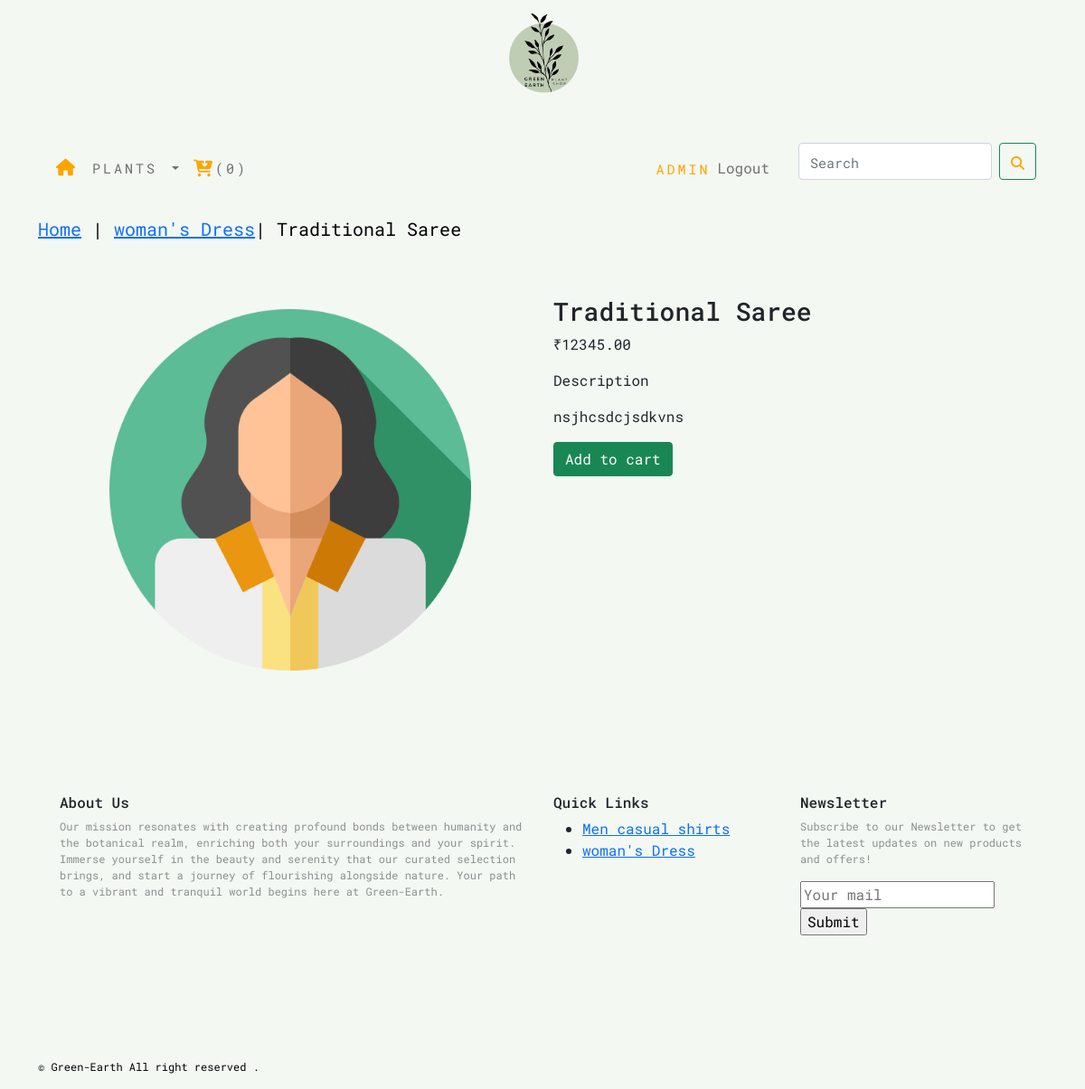
Page /shop/womans-dress/traditional-saree/ (signed in) on the committed database.
### shop/models.py (models this page shows, shortened)
class Products(models.Model):
    name=models.CharField(max_length=250,unique=True)
    slug=models.SlugField(max_length=250,unique=True)
    description=models.TextField(blank=True)
    price=models.DecimalField(max_digits=10,decimal_places=2)
    category=models.ForeignKey(Category,on_delete=models.CASCADE)
    image=models.ImageField(upload_to='product',blank=True)
    stock=models.IntegerField()
    available=models.BooleanField(default=True)
    created=models.DateTimeField(auto_now_add=True)
    updated=models.DateField(auto_now=True)
    class Meta:
        ordering = ('name',)
        verbose_name = 'product'
        verbose_name_plural = 'products'

class Category(models.Model):
    name=models.CharField(max_length=250,unique=True)
    slug=models.SlugField(max_length=250,unique=True)
    description=models.TextField()
    image=models.ImageField(upload_to='category',blank=True)
    class Meta:
        ordering=('name',)
        verbose_name='category'
        verbose_name_plural='categories'
    def get_url(self):
        return reverse('shop:product_by_category',args=[self.slug])
    def __str__(self):
        return '{}'.format(self.name)

### shop/views.py (the view)
# urls.py: path('<slug:c_slug>/<slug:product_slug>/', views.prodDetail, name='prodcatDetail'),
def prodDetail(request,c_slug,product_slug):
    try:
        product=Products.objects.get(category__slug=c_slug,slug=product_slug)
    except Exception as e:
        raise e
    return render(request,'product.html',{'product':product})

### cart/context_processors.py (called while the page is built)
def counter(request):
    item_count=0
    if 'admin' in request.path:
        return {}
    else:
        try:
            cart=Cart.objects.filter(cart_id=_cart_id(request))
            cart_items=CartItem.objects.all().filter(cart=cart[:1])
            for cart_item in cart_items:
                item_count += cart_item.quantity
        except Cart.DoesNotExist:
            item_count=0
    return dict(item_count=item_count)

### cart/views.py (called while the page is built)
def _cart_id(request):
    cart=request.session.session_key
    if not cart:
        cart=request.session.create()
    return cart

### shop/context_processors.py (called while the page is built)
def menu_links(request):
    links=Category.objects.all()
    return dict(links=links)

### template/product.html (shortened to what this page needs)
{% extends 'base.html' %}
{% load static %}
{% block content %}
<div class="row custom_product">
    <div class="mx-auto">
        <p><a href="{% url 'shop:allProdCat' %}">Home</a> | <a href="{{product.category.get_url}}">{{product.category}}</a>| {{product.name}} </p>
    </div>
</div>
<div class="container"><br>
    <div class="row">
        <div class="col-12 col-sm-12 col-md-12 col-lg-6  text-center" style= padding-top:14px;">
            <div style="min-width:18rem;">
                <img src="{{product.image.url}}" alt="{{product.name}}" style="height:400px;">
            </div>
         </div>
        <div class="col-12 col-sm-12 col-md-12 col-lg-6 " style="padding-bottom:25px;">
            <div>
                <h3>{{product.name}}</h3>
                <p>₹{{product.price}}</p>
                <p>Description</p>
                <p class="text-justify">{{product.description}}</p>
                {% if product.stock <= 0 %}
                    <p><b>Out of stock </b></p>
                {% else %}
                    <a href="{% url 'cart:add_cart' product.id%}" class="btn btn-success">Add to cart</a>
                {% endif %}
            </div>
        </div>
    </div>
</div>
{% endblock %}

### template/navbar.html (shortened to what this page needs)
<nav class="navbar navbar-expand-lg navbar-light " >
  <div class="container-fluid">
    <div class="collapse navbar-collapse" id="navbarSupportedContent">
      <ul class="navbar-nav me-auto mb-2 mb-lg-0">
        <li class="nav-item">
          <a class="nav-link" href="{% url 'shop:allProdCat' %}"><i class="fa fa-home fa-lg custom_icon" aria-hidden="true"></i></a>
        </li>
        <li class="nav-item dropdown {% if 'shop' in request.path %} active{% endif %}" >
          <a class="nav-link dropdown-toggle" href="#" id="navbarDropdown" role="button" data-bs-toggle="dropdown" aria-expanded="false">
            Plants
          </a>
        </li>
        {% if item_count >= 0 %}
        <li class="nav-item">
          <a class="nav-link" href="{% url 'cart:cart_detail' %}" ><i class="fa fa-cart-arrow-down fa-lg custom_icon" aria-hidden="true"></i>({{item_count}})</a>
        </li>
        {% endif %}
      </ul>
      <ul class="navbar-nav me-4 mb-2 mb-lg-0" >
        {% if user.is_authenticated %}
        <li class="nav-item custom_icon space">{{user.username}}</li>
        <li><a href="logout" class="nav-link">Logout</a></li>
        {% else %}
        <li class="nav-item space"><a href="register" class="nav-link"><i class="fa fa-user fa-lg custom_icon" aria-hidden="true"></i></a></li>
        <li class="nav-item space" ><a href="login" class="nav-link">Login</a></li>
        {% endif %}
      </ul>
      <form class="d-flex" action="{% url 'search:SearchResult' %}" method="get">
        <input class="form-control me-2  custom_icon" type="search" placeholder="Search" name="q" aria-label="Search">
        <button class="btn btn-outline-success custom_icon" type="submit"><i class="fa fa-search " aria-hidden="true"></i></button>
      </form>
    </div>
  </div>
</nav>

### template/footer.html
<footer class="footer navbar-fixed-bottom ">
    <div class="container">
      <div class="row mx-auto">
        <div class="col-6"><h6>About Us</h6>
          <p>Our mission resonates with creating profound bonds between humanity and the botanical realm, enriching both your surroundings and your spirit. Immerse yourself in the beauty and serenity that our curated selection brings, and start a journey of flourishing alongside nature. Your path to a vibrant and tranquil world begins here at Green-Earth.</p>
        </div>
        <div class="col" ><h6>Quick Links</h6>
           <ul> {% for cat in links %}
            <li><a href="{{cat.get_url}}">{{cat.name}}</a></li>
               {% endfor %}
           </ul>
        </div>
         <div class="col" ><h6>Newsletter</h6>
           <p>Subscribe to our Newsletter to get the latest updates on new products and offers!</p>
           <input type="text" placeholder="Your mail">
           <input type="submit">
         </div>
        </div>
      </div>
      <div class="footer navbar-fixed-bottom  custom_footer" >
  <p>
    &copy; Green-Earth All right reserved .
  </p>
</div>
</footer>

### static/css/custom.css (style rules this page uses)
body { font-family: 'Roboto Mono', monospace; background-color:rgb(208, 248, 204 ); }
.nav-item { letter-spacing:0.2em; font-size:15px; text-transform: uppercase; }
.custom_icon { padding-top:10px; }
.custom_product { padding-top:15px; padding-bottom:20px; }
.custom_product .mx-auto { font-size:20px; text-decoration:none; color:black; }
.custom_icon { padding-top:10px; color:orange; font-size:15px; }
.footer { display: block; position: relative; padding-top: 136px; height:auto; width:100%; }
.footer p { font-size:12px; color:rgb(140, 143, 141); }
.custom_footer p { color:black; }

### rows in the picture
Products: category "woman's Dress", name "Traditional Saree", image (picture), price "12345.00", description "nsjhcsdcjsdkvns"
Category: name "Men casual shirts"
Category: name "woman's Dress"

### other values in the picture
{{ item_count }} "0"
{{ user.username }} "ADMIN"
